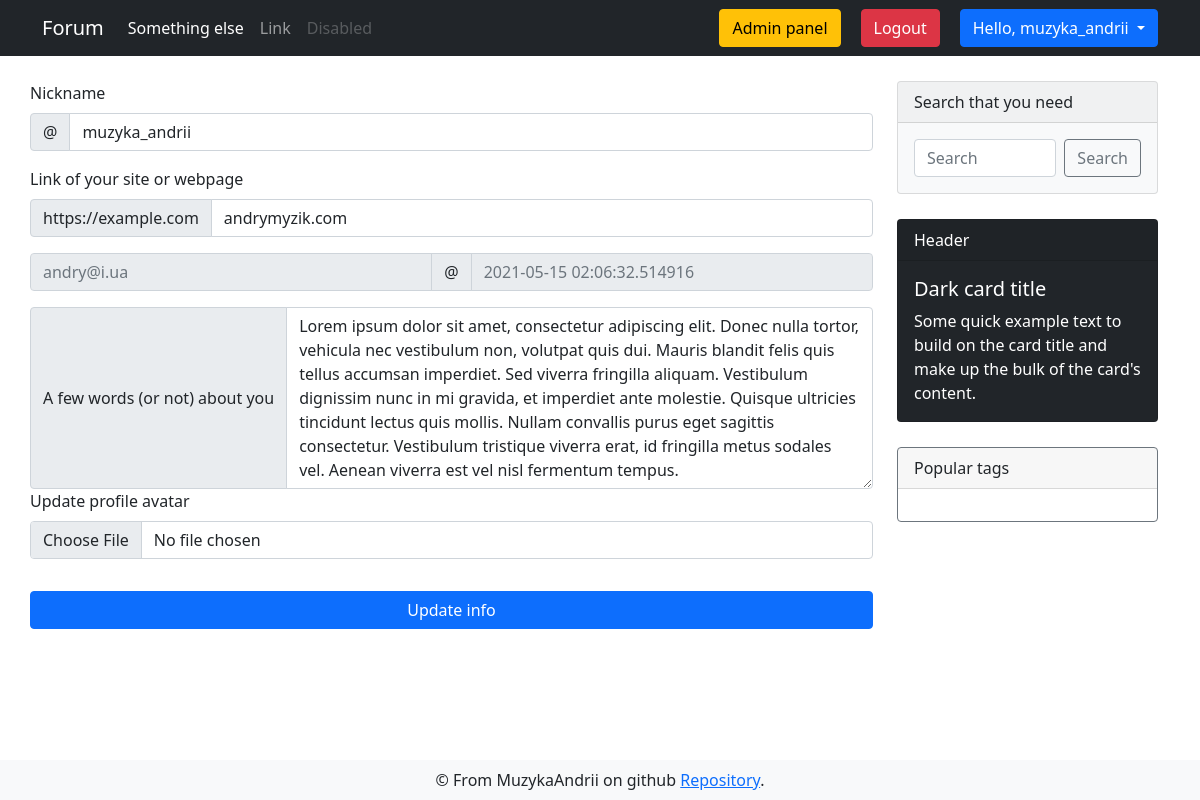
/user/settings (signed in), run on an earlier commit of the app's database.
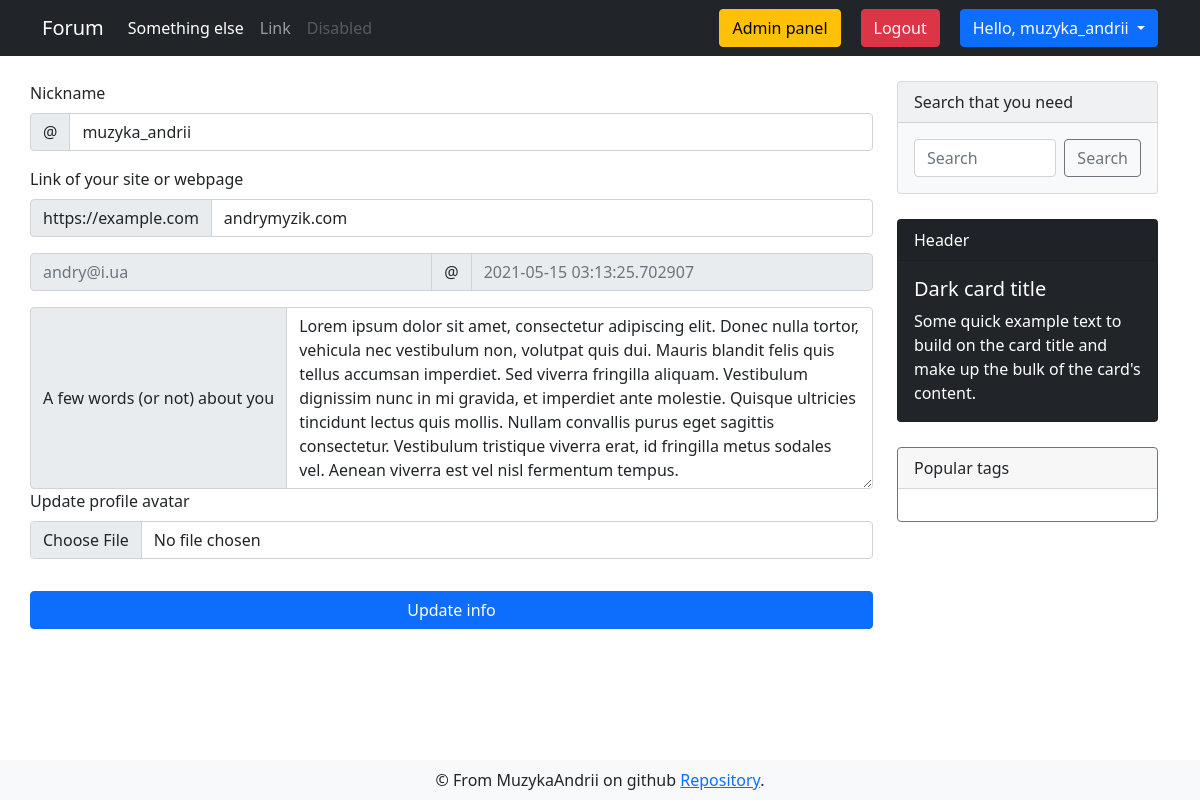
And on a later commit of the database.
### app/models.py (models this page shows, shortened)
class DbMixin(object):
    def save(self):
        db.session.add(self)
        db.session.commit()

class User(UserMixin, DbMixin, db.Model):
    id = db.Column(db.Integer, primary_key = True, autoincrement=True)
    nickname = db.Column(db.String(30), unique=True, nullable=False)
    email = db.Column(db.String(120), unique=True, nullable=False)
    password = db.Column(db.String(70), nullable=False)
    about = db.Column(db.Text, default='Hi everyone!')
    website = db.Column(db.String(120), unique=True)
    register_date = db.Column(db.DateTime, default=dt.utcnow)
    last_seen = db.Column(db.DateTime, default=dt.utcnow)
    created_discussions = db.relationship('Discussion', backref='creator', lazy='dynamic')
    created_comments = db.relationship('Comment', backref='creator', lazy='dynamic')
    avatars = db.relationship('Image', backref='owner', lazy='dynamic')
    edit_requests = db.relationship('Edit_request', backref='editor', lazy='dynamic')
    roles = db.relationship('Role', secondary=users_roles, backref=db.backref('users', lazy='select'))
    def has_role(self, role):
        for r in self.roles:
            if r.name == role:
                return True
        return False

### app/views.py (the view)
@app.route('/user/settings', methods=['GET'])
@login_required
def user_settings():
    form = UpdateAccountForm()
    form.nickname.data = current_user.nickname
    form.website.data = current_user.website
    form.about.data = current_user.about
    email = current_user.email
    last_seen = current_user.last_seen
    return render_template('user/user_settings.html', form=form, email=email, last_seen=last_seen)

### app/forms.py
class UpdateAccountForm(FlaskForm):
    nickname = StringField('Nickname', validators=[DataRequired(message='This area is required'), Length(min=3, max=30, message='Nickname must be bigger than 3 and less than 30 characers')])
    about = TextAreaField('A few words (or not) about you', validators=[DataRequired(message='This area is required'), Length(min=3, max=1000, message='About section must be less than 1000 characters and bigger than 3')])
    website = StringField('Link of your site or webpage')
    image = FileField('Update profile avatar', validators=[FileAllowed(['jpg', 'png'])])
    submit = SubmitField('Update info')

### app/models.py (called while the page is built)
@login.user_loader
def user_loader(user_id):
    return User.query.get(int(user_id))

### app/views.py (called while the page is built)
@app.before_request
def update_last_seen():
    if current_user.is_authenticated:
        current_user.last_seen = dt.now()
        current_user.save()

### app/templates/user/user_settings.html (shortened to what this page needs)
{% extends "layouts/base.html" %}
{% block content %}
<div class="container">
    <div class="row">
        <form enctype="multipart/form-data" method="POST" action="{{ url_for('update_user') }}" style="margin-top: 25px;"
            class="col-md-9 list-group list-group-numbered">
            {% from 'layouts/_render_form_errors.html' import render_form_errors %}
            <label for="site" class="form-label">{{ form.nickname.label }}</label>
            <div class="input-group mb-3">
                <span class="input-group-text" id="basic-addon1">@</span>
                <input name="{{ form.nickname.name }}" value='{{ form.nickname.data }}' id='site' type="text"
                    class="form-control" placeholder="Username" aria-label="Username" aria-describedby="basic-addon1">
            </div>
            <label for="basic-url" class="form-label">{{ form.website.label }}</label>
            <div class="input-group mb-3">
                <span class="input-group-text" id="basic-addon3">https://example.com</span>
                <input name="{{ form.website.name }}" value="{{ form.website.data }}" type="text" class="form-control"
                    id="basic-url" aria-describedby="basic-addon3">
            </div>
            <div class="input-group mb-3">
                <input disabled type="text" class="form-control" placeholder="{{ email }}" aria-label="Username">
                <span class="input-group-text">@</span>
                <input disabled type="text" class="form-control" placeholder="{{ last_seen }}" aria-label="Server">
            </div>
            <div class="input-group">
                <span class="input-group-text">{{ form.about.label }}</span>
                <textarea name="{{ form.about.name }}" rows='7' class="form-control" value="{{ form.about.data }}"
                    aria-label="With textarea">{{ form.about.data }}</textarea>
            </div>
            <div class="mb-3">
                <label for="formFile" class="form-label">{{ form.image.label }}</label>
                {{ form.image(class="form-control") }}
            </div>
            {{ form.submit(class="btn btn-primary input-group mt-3") }}
        </form>
        {% include 'layouts/sidebar.html' %}
    </div>
</div>
{% endblock %}

### app/templates/layouts/base.html (shortened to what this page needs)
<!doctype html>
<html>
<head>
  {% block head %}
  <link href="https://cdn.jsdelivr.net/npm/bootstrap@5.0.0/dist/css/bootstrap.min.css" rel="stylesheet"
>
  <link rel="stylesheet" type="text/css" href="{{ url_for('static',filename='css/style.css') }}">
  {% endblock %}
</head>
<body>
  <nav class="navbar navbar-expand-lg navbar-dark bg-dark">
    <div class="container">
      <a class="navbar-brand" href="{{ url_for('index') }}">Forum</a>
      <div class="collapse navbar-collapse" id="navbarSupportedContent">
        <ul class="navbar-nav me-auto mb-2 mb-lg-0">
          <li class="nav-item">
            <a class="nav-link active" aria-current="page" href="">Something else</a>
          </li>
          <li class="nav-item">
            <a class="nav-link" href="#">Link</a>
          </li>
          <li class="nav-item">
            <a class="nav-link disabled" href="#" tabindex="-1" aria-disabled="true">Disabled</a>
          </li>
        </ul>
        <form class="d-flex">
          {% if current_user.is_anonymous %}
          <a href="{{ url_for('auth.register') }}" type="button" class="btn login-btn btn-secondary">Register</a>
          <a href="{{ url_for('auth.login') }}" type="button" class="btn btn-secondary">Log in</a>
          {% else %}
          {% if current_user.has_role('admin') %}
          <a style="margin-right: 20px;" href="/admin" type="button"
          class="btn btn-warning">Admin panel</a>
          {% endif %}
          <a style="margin-right: 20px;" href="{{ url_for('auth.logout') }}" type="button"
            class="btn btn-danger">Logout</a>
          <div class="dropdown">
            <button class="btn btn-primary dropdown-toggle" type="button" id="dropdownMenuButton1" data-bs-toggle="dropdown" aria-expanded="false">
              Hello, {{ current_user.nickname }}
            </button>
          </div>
          {% endif %}
        </form>
      </div>
    </div>
  </nav>
  {% block content %}
  {% endblock %}
  {% block footer %}
  <footer class="navbar fixed-bottom navbar-light bg-light">
    <div class="container" style="justify-content: space-around;">
      <div class="footer-content">
        &copy; From MuzykaAndrii on github
        <a href="https://github.com/MuzykaAndrii/modern-flask-forum">Repository</a>.</div>
    </div>
  </footer>
  {% endblock %}
</body>
</html>

### app/templates/layouts/sidebar.html (shortened to what this page needs)
<div class="sidebar col-md-3">
    <div class="card text-dark bg-light mb-3" style="max-width: 18rem;">
        <div class="card-header">Search that you need</div>
        <div class="card-body d-flex">
            <input class="form-control me-2" type="search" placeholder="Search" aria-label="Search">
            <button class="btn btn-outline-secondary" type="submit">Search</button>
        </div>
    </div>
    <div class="card text-white bg-dark mb-3" style="max-width: 18rem;">
        <div class="card-header">Header</div>
        <div class="card-body">
            <h5 class="card-title">Dark card title</h5>
            <p class="card-text">Some quick example text to build on the card title and make up the bulk of the
                card's content.</p>
        </div>
    </div>
    <div class="card border-secondary mb-3" style="max-width: 18rem;">
        <div class="card-header">Popular tags</div>
        <div class="card-body text-secondary">
        </div>
    </div>
</div>

### app/static/css/style.css (style rules this page uses)
.card { margin: 25px 0; }

What changed in the data, as far as the page shows it:
changed User "muzyka_andrii": last_seen "2021-05-15 02:06:32.514916" → "2021-05-15 03:13:25.702907"
